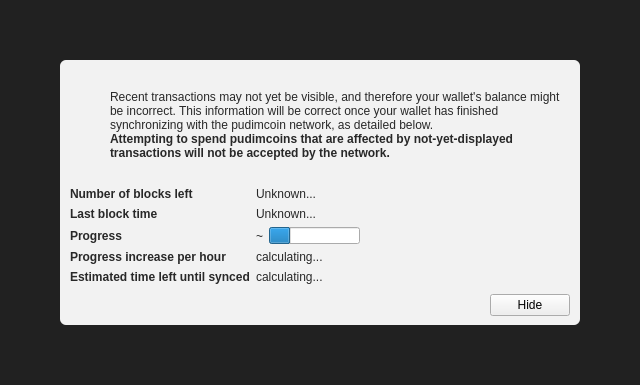
<?xml version="1.0" encoding="UTF-8"?>
<ui version="4.0">
 <class>ModalOverlay</class>
 <widget class="ModalOverlay" name="ModalOverlay">
  <property name="geometry">
   <rect>
    <x>0</x>
    <y>0</y>
    <width>640</width>
    <height>385</height>
   </rect>
  </property>
  <property name="windowTitle">
   <string>Form</string>
  </property>
  <layout class="QVBoxLayout" name="verticalLayout" stretch="0">
   <property name="sizeConstraint">
    <enum>QLayout::SetDefaultConstraint</enum>
   </property>
   <property name="leftMargin">
    <number>0</number>
   </property>
   <property name="topMargin">
    <number>0</number>
   </property>
   <property name="rightMargin">
    <number>0</number>
   </property>
   <property name="bottomMargin">
    <number>0</number>
   </property>
   <item>
    <widget class="QWidget" name="bgWidget" native="true">
     <property name="styleSheet">
      <string notr="true">#bgWidget { background: rgba(0,0,0,220); }</string>
     </property>
     <layout class="QVBoxLayout" name="verticalLayoutMain" stretch="1">
      <property name="leftMargin">
       <number>60</number>
      </property>
      <property name="topMargin">
       <number>60</number>
      </property>
      <property name="rightMargin">
       <number>60</number>
      </property>
      <property name="bottomMargin">
       <number>60</number>
      </property>
      <item>
       <widget class="QWidget" name="contentWidget" native="true">
        <property name="styleSheet">
         <string notr="true">#contentWidget { background: rgba(255,255,255,240); border-radius: 6px; }

QLabel { color: rgb(40,40,40);  }</string>
        </property>
        <layout class="QVBoxLayout" name="verticalLayoutSub" stretch="1,0,0,0">
         <property name="spacing">
          <number>0</number>
         </property>
         <property name="leftMargin">
          <number>10</number>
         </property>
         <property name="topMargin">
          <number>10</number>
         </property>
         <property name="rightMargin">
          <number>10</number>
         </property>
         <property name="bottomMargin">
          <number>10</number>
         </property>
         <item>
          <layout class="QHBoxLayout" name="horizontalLayoutIconText" stretch="0,1">
           <property name="topMargin">
            <number>20</number>
           </property>
           <item>
            <layout class="QVBoxLayout" name="verticalLayoutIcon">
             <property name="leftMargin">
              <number>0</number>
             </property>
             <item>
              <widget class="QPushButton" name="warningIcon">
               <property name="enabled">
                <bool>false</bool>
               </property>
               <property name="text">
                <string/>
               </property>
               <property name="icon">
                <iconset>
                 <normaloff>:/icons/warning</normaloff>
                 <disabledoff>:/icons/warning</disabledoff>:/icons/warning</iconset>
               </property>
               <property name="iconSize">
                <size>
                 <width>48</width>
                 <height>48</height>
                </size>
               </property>
               <property name="flat">
                <bool>true</bool>
               </property>
              </widget>
             </item>
             <item>
              <spacer name="verticalSpacerWarningIcon">
               <property name="orientation">
                <enum>Qt::Vertical</enum>
               </property>
               <property name="sizeHint" stdset="0">
                <size>
                 <width>20</width>
                 <height>40</height>
                </size>
               </property>
              </spacer>
             </item>
            </layout>
           </item>
           <item>
            <layout class="QVBoxLayout" name="verticalLayoutInfoText">
             <property name="leftMargin">
              <number>0</number>
             </property>
             <property name="topMargin">
              <number>0</number>
             </property>
             <item>
              <widget class="QLabel" name="infoText">
               <property name="text">
                <string>Recent transactions may not yet be visible, and therefore your wallet's balance might be incorrect. This information will be correct once your wallet has finished synchronizing with the pudimcoin network, as detailed below.</string>
               </property>
               <property name="textFormat">
                <enum>Qt::RichText</enum>
               </property>
               <property name="wordWrap">
                <bool>true</bool>
               </property>
              </widget>
             </item>
             <item>
              <widget class="QLabel" name="infoTextStrong">
               <property name="font">
                <font>
                 <weight>75</weight>
                 <bold>true</bold>
                </font>
               </property>
               <property name="text">
                <string>Attempting to spend pudimcoins that are affected by not-yet-displayed transactions will not be accepted by the network.</string>
               </property>
               <property name="textFormat">
                <enum>Qt::RichText</enum>
               </property>
               <property name="wordWrap">
                <bool>true</bool>
               </property>
              </widget>
             </item>
             <item>
              <spacer name="verticalSpacerInTextSpace">
               <property name="orientation">
                <enum>Qt::Vertical</enum>
               </property>
               <property name="sizeHint" stdset="0">
                <size>
                 <width>20</width>
                 <height>40</height>
                </size>
               </property>
              </spacer>
             </item>
            </layout>
           </item>
          </layout>
         </item>
         <item>
          <spacer name="verticalSpacerAfterText">
           <property name="orientation">
            <enum>Qt::Vertical</enum>
           </property>
           <property name="sizeHint" stdset="0">
            <size>
             <width>20</width>
             <height>40</height>
            </size>
           </property>
          </spacer>
         </item>
         <item>
          <layout class="QFormLayout" name="formLayout">
           <property name="fieldGrowthPolicy">
            <enum>QFormLayout::FieldsStayAtSizeHint</enum>
           </property>
           <property name="horizontalSpacing">
            <number>6</number>
           </property>
           <property name="verticalSpacing">
            <number>6</number>
           </property>
           <property name="topMargin">
            <number>10</number>
           </property>
           <item row="0" column="0">
            <widget class="QLabel" name="labelNumberOfBlocksLeft">
             <property name="font">
              <font>
               <weight>75</weight>
               <bold>true</bold>
              </font>
             </property>
             <property name="text">
              <string>Number of blocks left</string>
             </property>
            </widget>
           </item>
           <item row="0" column="1">
            <widget class="QLabel" name="numberOfBlocksLeft">
             <property name="text">
              <string>Unknown...</string>
             </property>
            </widget>
           </item>
           <item row="1" column="0">
            <widget class="QLabel" name="labelLastBlockTime">
             <property name="font">
              <font>
               <weight>75</weight>
               <bold>true</bold>
              </font>
             </property>
             <property name="text">
              <string>Last block time</string>
             </property>
            </widget>
           </item>
           <item row="1" column="1">
            <widget class="QLabel" name="newestBlockDate">
             <property name="sizePolicy">
              <sizepolicy hsizetype="Maximum" vsizetype="Preferred">
               <horstretch>0</horstretch>
               <verstretch>0</verstretch>
              </sizepolicy>
             </property>
             <property name="text">
              <string>Unknown...</string>
             </property>
            </widget>
           </item>
           <item row="2" column="0">
            <widget class="QLabel" name="labelSyncDone">
             <property name="font">
              <font>
               <weight>75</weight>
               <bold>true</bold>
              </font>
             </property>
             <property name="text">
              <string>Progress</string>
             </property>
            </widget>
           </item>
           <item row="2" column="1">
            <layout class="QHBoxLayout" name="horizontalLayoutSync" stretch="0,1">
             <item>
              <widget class="QLabel" name="percentageProgress">
               <property name="text">
                <string notr="true">~</string>
               </property>
              </widget>
             </item>
             <item>
              <widget class="QProgressBar" name="progressBar">
               <property name="value">
                <number>24</number>
               </property>
               <property name="format">
                <string/>
               </property>
              </widget>
             </item>
            </layout>
           </item>
           <item row="4" column="0">
            <widget class="QLabel" name="labelProgressIncrease">
             <property name="font">
              <font>
               <weight>75</weight>
               <bold>true</bold>
              </font>
             </property>
             <property name="text">
              <string>Progress increase per hour</string>
             </property>
            </widget>
           </item>
           <item row="4" column="1">
            <widget class="QLabel" name="progressIncreasePerH">
             <property name="text">
              <string>calculating...</string>
             </property>
            </widget>
           </item>
           <item row="5" column="0">
            <widget class="QLabel" name="labelEstimatedTimeLeft">
             <property name="font">
              <font>
               <weight>75</weight>
               <bold>true</bold>
              </font>
             </property>
             <property name="text">
              <string>Estimated time left until synced</string>
             </property>
            </widget>
           </item>
           <item row="5" column="1">
            <widget class="QLabel" name="expectedTimeLeft">
             <property name="text">
              <string>calculating...</string>
             </property>
            </widget>
           </item>
          </layout>
         </item>
         <item>
          <layout class="QHBoxLayout" name="horizontalLayoutButtons">
           <property name="leftMargin">
            <number>10</number>
           </property>
           <property name="topMargin">
            <number>10</number>
           </property>
           <item>
            <spacer name="horizontalSpacer">
             <property name="orientation">
              <enum>Qt::Horizontal</enum>
             </property>
             <property name="sizeHint" stdset="0">
              <size>
               <width>40</width>
               <height>20</height>
              </size>
             </property>
            </spacer>
           </item>
           <item>
            <widget class="QPushButton" name="closeButton">
             <property name="text">
              <string>Hide</string>
             </property>
            </widget>
           </item>
          </layout>
         </item>
        </layout>
       </widget>
      </item>
     </layout>
    </widget>
   </item>
  </layout>
 </widget>
 <customwidgets>
  <customwidget>
   <class>ModalOverlay</class>
   <extends>QWidget</extends>
   <header>modaloverlay.h</header>
   <container>1</container>
  </customwidget>
 </customwidgets>
 <resources/>
 <connections/>
</ui>
